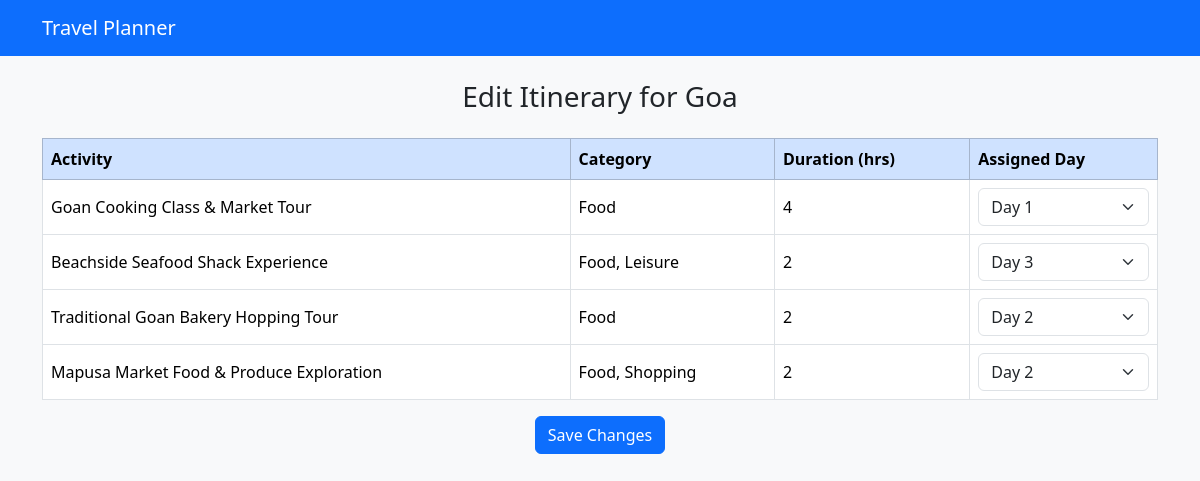
The page /edit_schedule/2 on the database its author committed.
### app.py (models this page shows)
class Trip(db.Model):
    id = db.Column(db.Integer, primary_key=True)
    destination = db.Column(db.String(100))
    start_date = db.Column(db.String(50))
    num_days = db.Column(db.Integer)
    notes = db.Column(db.String(300))

class Activity(db.Model):
    id = db.Column(db.Integer, primary_key=True)
    trip_id = db.Column(db.Integer, db.ForeignKey('trip.id'))
    name = db.Column(db.String(100))
    category = db.Column(db.String(50))
    duration = db.Column(db.Integer)
    location = db.Column(db.String(100))
    day = db.Column(db.Integer, default=None)
    selected = db.Column(db.Boolean, default=False)

### app.py (the view, shortened to what this page needs)
@app.route('/edit_schedule/<int:trip_id>', methods=['GET', 'POST'])
def generate_schedule_edit(trip_id):
    trip = Trip.query.get_or_404(trip_id)
    activities = Activity.query.filter_by(trip_id=trip.id, selected=True).all()
    unassigned_activities = [a for a in activities if not a.day]
    day_plan = {day: [a for a in activities if a.day == day] for day in range(1, trip.num_days+1)}
    return render_template('edit_itinerary.html', trip=trip, day_plan=day_plan, activities=activities)

### templates/edit_itinerary.html (shortened to what this page needs)
{% extends "base.html" %}
{% block content %}
<h3 class="text-center mb-4">Edit Itinerary for {{ trip.destination }}</h3>
<form method="POST">
  <table class="table table-bordered align-middle">
    <thead class="table-primary">
      <tr>
        <th>Activity</th>
        <th>Category</th>
        <th>Duration (hrs)</th>
        <th>Assigned Day</th>
      </tr>
    </thead>
    <tbody>
      {% for act in activities %}
      <tr>
        <td>{{ act.name }}</td>
        <td>{{ act.category }}</td>
        <td>{{ act.duration }}</td>
        <td>
          <select class="form-select" name="day_{{ act.id }}">
            {% for d in range(1, trip.num_days + 1) %}
            <option value="{{ d }}" {% if act.day==d %}selected{% endif %}>Day {{ d }}</option>
            {% endfor %}
          </select>
        </td>
      </tr>
      {% endfor %}
    </tbody>
  </table>
  <div class="text-center mt-3">
    <button type="submit" class="btn btn-primary">Save Changes</button>
  </div>
</form>
{% endblock %}

### rows shown on the page
Trip: destination "Goa"
Activity: name "Goan Cooking Class & Market Tour", category "Food", duration "4", day+id "Day 1"
Activity: name "Beachside Seafood Shack Experience", category "Food, Leisure", duration "2", day+id "Day 3"
Activity: name "Traditional Goan Bakery Hopping Tour", category "Food", duration "2", day+id "Day 2"
Activity: name "Mapusa Market Food & Produce Exploration", category "Food, Shopping", duration "2", day+id "Day 2"
